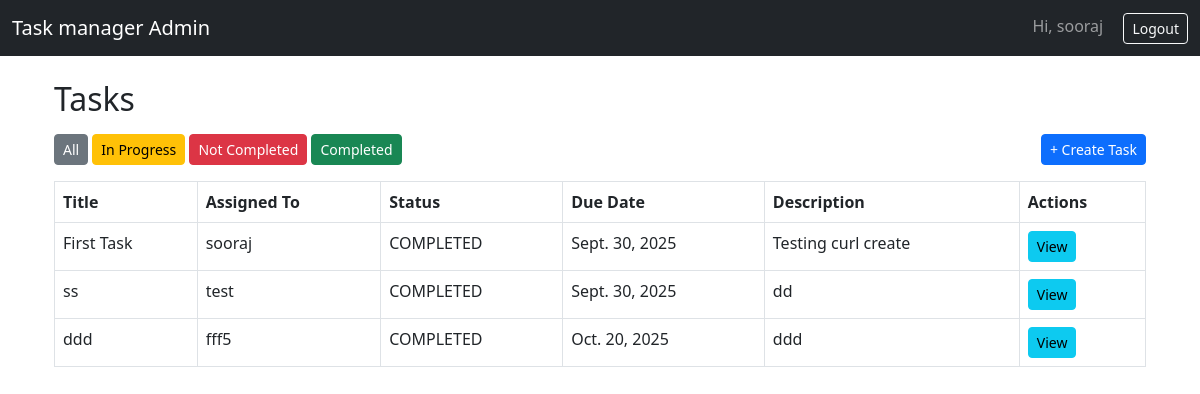
/admin_panel/tasks/?status=COMPLETED (signed in), run on the app's committed database.
### accounts/models.py (models this page shows, shortened)
class CustomUser(AbstractUser):
    class Roles(models.TextChoices):
        SUPERADMIN = "SUPERADMIN", "SuperAdmin"
        ADMIN = "ADMIN", "Admin"
        USER = "USER", "User"
    role = models.CharField(max_length=20, choices=Roles.choices, default=Roles.USER)
    manager = models.ForeignKey(
        "self",
        null=True,
        blank=True,
        on_delete=models.SET_NULL,
        related_name="managed_users",
        limit_choices_to={"role": "ADMIN"},
    )
    def is_superadmin(self):
        return self.role == self.Roles.SUPERADMIN

### tasks/models.py (models this page shows, shortened)
class Task(models.Model):
    class Status(models.TextChoices):
        TODO = "TODO", "To Do"
        IN_PROGRESS = "IN_PROGRESS", "In Progress"
        COMPLETED = "COMPLETED", "Completed"
    title = models.CharField(max_length=200)
    description = models.TextField(blank=True)
    assigned_to = models.ForeignKey(
        User,
        on_delete=models.CASCADE,
        related_name="tasks",
        help_text="User who will do the task",
    )
    due_date = models.DateField(null=True, blank=True)
    status = models.CharField(
        max_length=20,
        choices=Status.choices,
        default=Status.TODO,
        help_text="Select task status",
    )
    completion_report = models.TextField(blank=True, null=True)
    worked_hours = models.DecimalField(
        max_digits=5,
        decimal_places=2,
        blank=True,
        null=True,
        help_text="Hours worked (required when completed)",
    )
    created_by = models.ForeignKey(
        User,
        null=True,
        blank=True,
        on_delete=models.SET_NULL,
        related_name="created_tasks",
        help_text="Admin or SuperAdmin who created the task",
    )
    created_at = models.DateTimeField(auto_now_add=True)
    updated_at = models.DateTimeField(auto_now=True)

### admin_panel/views.py (the view)
# urls.py: path("tasks/", views.tasks_list, name="tasks_list"),
@login_required
def tasks_list(request):
    user = request.user
    status_filter = request.GET.get("status")  # ① Capture ?status=
    if user.is_superadmin():
        tasks = Task.objects.select_related("assigned_to").all()
    elif user.is_admin():
        tasks = Task.objects.select_related("assigned_to").filter(assigned_to__manager=user)
    else:
        tasks = Task.objects.select_related("assigned_to").filter(assigned_to=user)
    if status_filter:
        tasks = tasks.filter(status=status_filter)
    return render(request, "admin_panel/tasks_list.html", {"tasks": tasks})

### admin_panel/templates/admin_panel/tasks_list.html
{% extends "admin_panel/base.html" %}
{% block content %}
<div class="container mt-4">
  <h2 class="mb-3">Tasks</h2>
  <div class="d-flex justify-content-between align-items-center mb-3">
    <div>
      <a href="?status=" class="btn btn-secondary btn-sm">All</a>
      <a href="?status=IN_PROGRESS" class="btn btn-warning btn-sm">In Progress</a>
      <a href="?status=TODO" class="btn btn-danger btn-sm">Not Completed</a>
      <a href="?status=COMPLETED" class="btn btn-success btn-sm">Completed</a>
    </div>
    <div>
      <a href="{% url 'admin_panel:create_task' %}" class="btn btn-primary btn-sm">+ Create Task</a>
    </div>
  </div>
  <table class="table table-bordered">
    <thead>
      <tr>
        <th>Title</th>
        <th>Assigned To</th>
        <th>Status</th>
        <th>Due Date</th>
        <th>Description</th>
        <th>Actions</th>
      </tr>
    </thead>
    <tbody>
      {% for task in tasks %}
      <tr>
        <td>{{ task.title }}</td>
        <td>{{ task.assigned_to.username }}</td>
        <td>{{ task.status }}</td>
        <td>{{ task.due_date }}</td>
        <td>
          {% if task.description %}
            {{ task.description|truncatewords:8 }}
          {% else %}
            -
          {% endif %}
        </td>
        <td>
          <a href="{% url 'admin_panel:task_report' task.id %}" class="btn btn-sm btn-info">View</a>
        </td>
      </tr>
      {% empty %}
      <tr>
        <td colspan="6" class="text-center">No tasks found.</td>
      </tr>
      {% endfor %}
    </tbody>
  </table>
</div>
{% endblock %}

### admin_panel/templates/admin_panel/base.html (shortened to what this page needs)
<!doctype html>
<html lang="en">
  <head>
    <link href="https://cdn.jsdelivr.net/npm/bootstrap@5.3.0/dist/css/bootstrap.min.css" rel="stylesheet">
  </head>
  <body>
    <nav class="navbar navbar-expand-lg navbar-dark bg-dark">
      <div class="container-fluid">
        <a class="navbar-brand" href="{% url 'admin_panel:dashboard' %}">Task manager Admin</a>
        <div>
          {% if user.is_authenticated %}
            <span class="navbar-text me-3">Hi, {{ user.username }}</span>
            <a class="btn btn-outline-light btn-sm" href="{% url 'admin_panel:logout' %}">Logout</a>
          {% else %}
            <a class="btn btn-outline-light btn-sm" href="{% url 'admin_panel:login' %}">Login</a>
          {% endif %}
        </div>
      </div>
    </nav>
    <main class="container my-4">
      {% block content %}{% endblock %}
    </main>
  </body>
</html>

### data on the page
CustomUser: username "sooraj"
Task: title "First Task", assigned_to.username "sooraj", status "COMPLETED", due_date "Sept. 30, 2025", description "Testing curl create"
Task: title "ss", assigned_to.username "test", status "COMPLETED", due_date "Sept. 30, 2025", description "dd"
Task: title "ddd", assigned_to.username "fff5", status "COMPLETED", due_date "Oct. 20, 2025", description "ddd"
